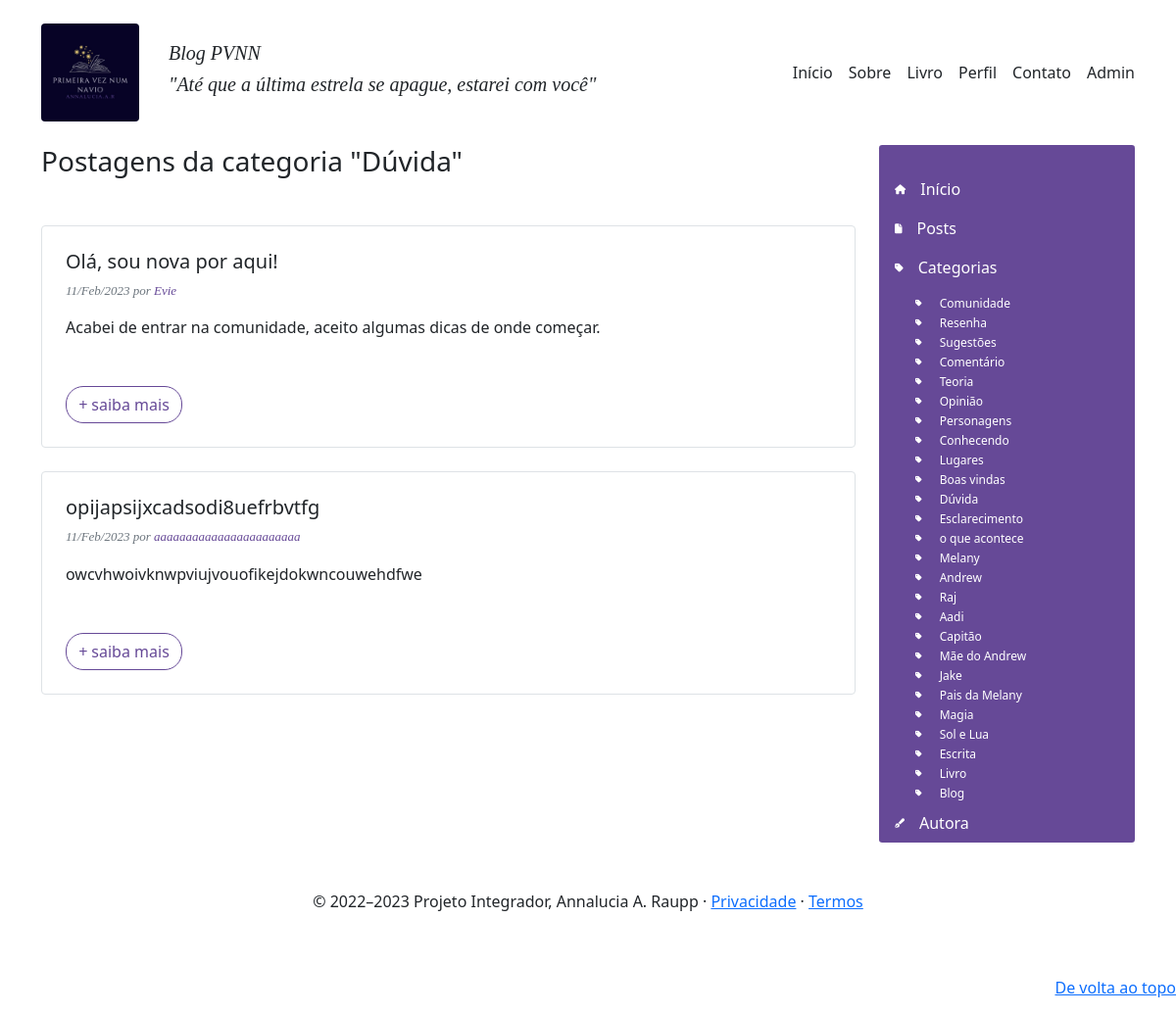
Page /app/controllers/BlogController.php?action=page_posts_category&category=Dúvida on the committed database.
### tables this page shows
CREATE TABLE `postagens` (
  `idPosts` int(4) NOT NULL,
  `titulo` text NOT NULL,
  `autor` varchar(50) DEFAULT NULL,
  `resumo` tinytext NOT NULL,
  `texto` longtext,
  `data` datetime NOT NULL DEFAULT CURRENT_TIMESTAMP,
  `idCategoria` int(11) NOT NULL
);

CREATE TABLE `categorias` (
  `idCategory` int(4) NOT NULL,
  `tag` varchar(45) NOT NULL
);

### app/repository/PostsRepository.php (called while the page is built, shortened)
<?php
    require_once __DIR__ . "/../connection/Connection.php";
    class PostsRepository {
        public $conn;
        function __construct()
        {
            $this->conn = Connection::getConnection();
        }
        public function findPostsByCategory($category): array {
            $query = "SELECT * FROM postagens AS p
                JOIN categorias AS c ON p.idCategoria = c.idCategory
                WHERE c.tag = :category";
            $prepare = $this->conn->prepare($query);
            $prepare->bindValue(":category", $category);
            $prepare->execute();
            $posts  = $prepare->fetchAll(PDO::FETCH_ASSOC);
            return $posts;
        }
    }

### app/connection/Connection.php (called while the page is built)
<?php
class Connection {
    private static $host = "localhost";
    private static $dbname = "pvnn";
    private static $user = "root";
    private static $password = "";
    private static $conn = null;
    public static function getConnection(): PDO {
        if(self::$conn == null) {
            try {
                self::$conn = new PDO("mysql:host=" . self::$host . ";charset=utf8;dbname=" . self::$dbname,
                self::$user,
                self::$password);
                self::$conn->setAttribute(PDO::ATTR_ERRMODE, PDO::ERRMODE_EXCEPTION);
            } catch(Exception $e) {
                print("Erro ao conectar com o banco de dados");
            }
        }
        return self::$conn;
    }
}

### app/repository/CategoryRepository.php (called while the page is built, shortened)
<?php
    require_once __DIR__ . "/../connection/Connection.php";
    class CategoryRepository {
        public $conn;
        function __construct()
        {
            $this->conn = Connection::getConnection();
        }
        public function findAll(): array {
            $table = $this->conn->query("SELECT * FROM categorias");
            $categorias  = $table->fetchAll(PDO::FETCH_ASSOC);
            return $categorias;
        }
    }

### app/views/blog/menu_lateral.php (the view)
<div class="col-3">
  <nav class="menu-lateral rounded-1">
    <div class="pt-6">
      <ul class="nav column">
        <li class="nav-item">
          <a class="nav-link active" href="<?= $data['base_path']?>">
            <i class="fa-solid fa-house fa-2xs"></i>Início
          </a>
        </li>
        <li class="nav-item">
          <a class="nav-link active" href="<?= $data['base_path']?>/app/controllers/BlogController.php?action=page_posts">
            <i class="fa-solid fa-file fa-2xs"></i>Posts
          </a>
        </li>
        <li class="nav-item">
          <a class="nav-link active" href="#">
            <i class="fa-solid fa-tag fa-2xs"></i>Categorias
            <ul class="sublist">
              <?php foreach($data['categories'] as $category): ?>
                <li>
                    <a href="<?= $data['base_path']?>/app/controllers/BlogController.php?action=page_posts_category&category=<?= $category['tag']?>">
                      <i class="fa-solid fa-tag fa-2xs"></i> <?= $category['tag'] ?>
                    </a>
                </li>
              <?php endforeach; ?>
            </ul>
          </a>
        </li>
        <li class="nav-item">
          <a class="nav-link active" href="<?= $data['base_path']?>/app/controllers/BlogController.php?action=page_autora">
            <i class="fa-solid fa-pen-fancy fa-2xs"></i>Autora
          </a>
        </li>
      </ul>
    </div>
  </nav>
</div>

### app/views/blog/posts.php (shortened to what this page needs)
<?php include "header.php"; ?>
<div id="posts" class="container ">
  <div class="row">
    <div class="main-content col-9">
        <?php if (isset($_GET['category']) ) : ?>
          <h3 class="mb-5">Postagens da categoria "<?= $_GET['category'] ?>"</h3>
        <?php else: ?>
          <h3 class="mb-5">Postagens do Blog</h3>
        <?php endif; ?>
      <?php foreach ($data['posts'] as $post) : ?>
        <?php $dataFormatada = new DateTime($post['data']); ?>
        <article class="blog-post">
          <div class="border rounded mb-4 p-4">
            <h5 class="blog-post-title"><?= $post['titulo']; ?></h5>
            <p class="data-autor mb-3 text-muted">
                <?= $dataFormatada->format('d/M/Y'); ?> por
                <a href="#" class="data-autor"><?= $post['autor']; ?></a>
            </p>
            <?php if(isset($post['resumo'])): ?>
              <p><?= $post['resumo'] ?></p>
            <?php else: ?>
              <p><?= BlogController::resumir($post['texto'], 30) ?></p>
            <?php endif ?>
            <div class=".post-rodape mt-5 row">
              <div class="col-4">
                <a href="<?= $data['base_path'] ?>/app/controllers/BlogController.php?action=page_post&id_param=<?= $post['idPosts']?>" class="btn btn-outline-primary btn-round">
                  <i class="fa-thin fa-plus"></i> saiba mais</a>
              </div>
            </div>
          </div>
        </article>
      <?php endforeach; ?>
    </div>
    <?php include "menu_lateral.php"; ?>
  </div>
</div>
<?php include "footer.php"; ?>

### public/assets/styles/blog.css (style rules this page uses)
.blog-post .data-autor, #post .data-autor { font-family: 'Times New Roman', Times, serif; font-size: 13px; font-style: italic; text-decoration: none; color: #664997; }
.menu-lateral { min-height: 400px; padding-top: 25px; background-color: #664997; }
.menu-lateral .nav-item { display: block; width: 100%; }
.menu-lateral .nav-item i { display: inline; margin-right: 15px; }
.menu-lateral .nav-item a { color: #fff; }
.sublist { margin-top: -25px; }
.sublist li { list-style: none; margin-left: 5px; font-size: 12px; line-height: 20px; color: #eee; }
.sublist li a { text-decoration: none; }
.btn-outline-primary { color: #664997; border-color: #664997; }
.btn-round { border-radius: 18px !important; }

### rows in the picture
postagens: titulo "Olá, sou nova por aqui!", data "11/Feb/2023", autor "Evie", resumo "Acabei de entrar na comunidade, aceito algumas dicas de onde começar."
postagens: titulo "opijapsijxcadsodi8uefrbvtfg", data "11/Feb/2023", autor "aaaaaaaaaaaaaaaaaaaaaaa", resumo "owcvhwoivknwpviujvouofikejdokwncouwehdfwe"
categorias: tag "Comunidade"
categorias: tag "Resenha"
categorias: tag "Sugestões"
categorias: tag "Comentário"
categorias: tag "Teoria"
categorias: tag "Opinião"
categorias: tag "Personagens"
categorias: tag "Conhecendo"
categorias: tag "Lugares"
categorias: tag "Boas vindas"
categorias: tag "Dúvida"
categorias: tag "Esclarecimento"
categorias: tag "o que acontece"
categorias: tag "Melany"
categorias: tag "Andrew"
categorias: tag "Raj"
categorias: tag "Aadi"
categorias: tag "Capitão"
categorias: tag "Mãe do Andrew"
categorias: tag "Jake"
categorias: tag "Pais da Melany"
categorias: tag "Magia"
categorias: tag "Sol e Lua"
categorias: tag "Escrita"
categorias: tag "Livro"
categorias: tag "Blog"

### other values in the picture
$_GET['category'] "Dúvida"
